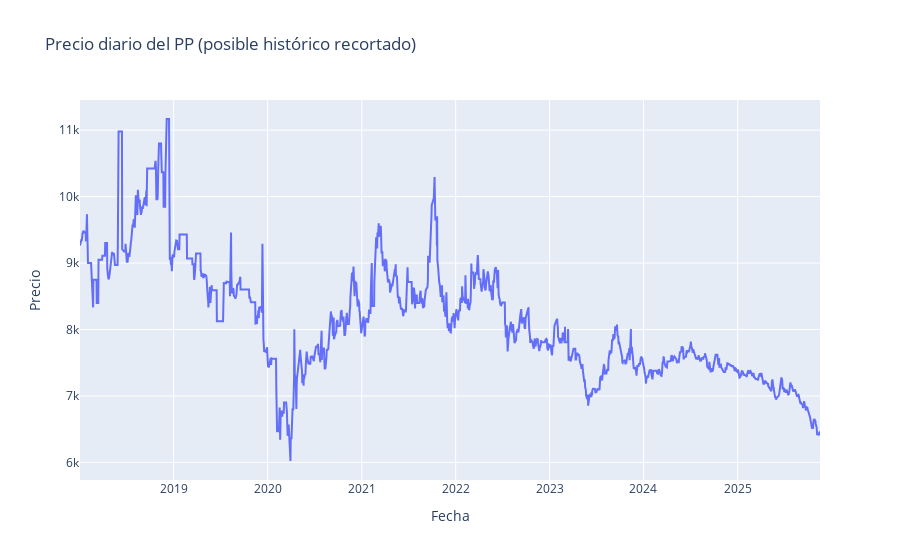
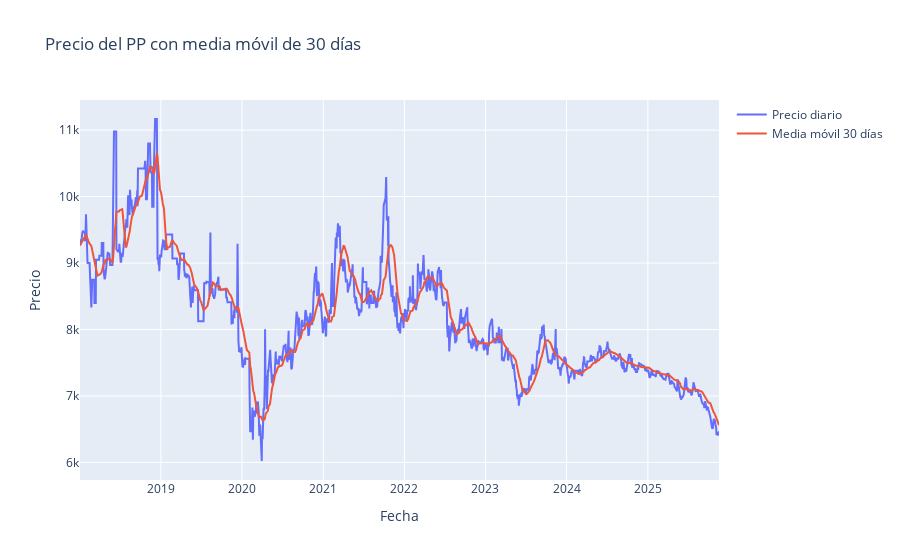
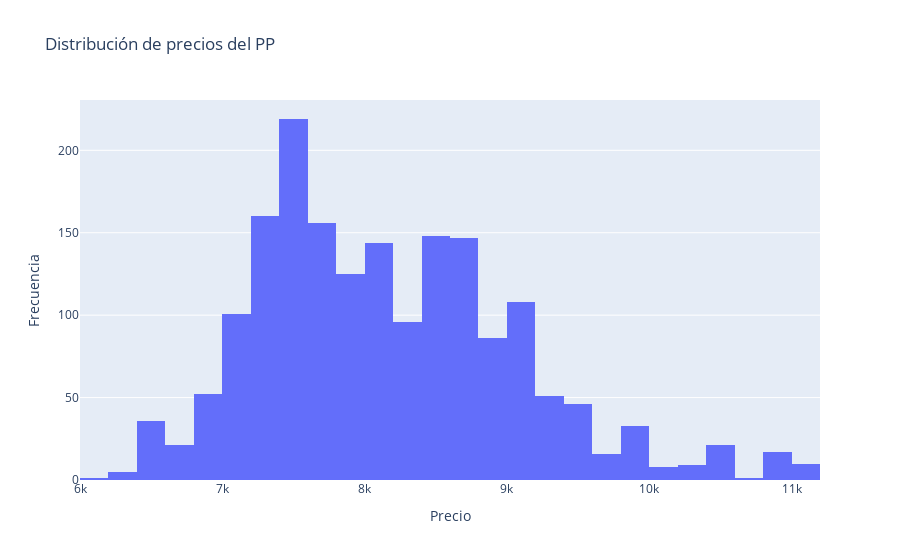

The notebook cell saved with these charts, in order:
### Code cell
# Agregar media móvil de 30 días
df["MA_30"] = df["Price"].rolling(window=30, min_periods=1).mean()

# 1) Precio vs tiempo (recortado)
fig = go.Figure()
fig.add_trace(go.Scatter(
    x=df["Date"], y=df["Price"],
    mode="lines", name="Precio diario"
))
fig.update_layout(
    title="Precio diario del PP (posible histórico recortado)",
    xaxis_title="Fecha",
    yaxis_title="Precio"
)
fig.show()

# 2) Precio + media móvil 30 días
fig = go.Figure()
fig.add_trace(go.Scatter(
    x=df["Date"], y=df["Price"],
    mode="lines", name="Precio diario"
))
fig.add_trace(go.Scatter(
    x=df["Date"], y=df["MA_30"],
    mode="lines", name="Media móvil 30 días"
))
fig.update_layout(
    title="Precio del PP con media móvil de 30 días",
    xaxis_title="Fecha",
    yaxis_title="Precio"
)
fig.show()

# 3) Histograma de precios
fig = px.histogram(
    df,
    x="Price",
    nbins=30,
    title="Distribución de precios del PP"
)
fig.update_xaxes(title="Precio")
fig.update_yaxes(title="Frecuencia")
fig.show()

### Figure 1 — Plotly figure (JSON) as saved in the notebook; plotly's stock layout.template omitted (floating-point values rounded to 4 significant figures; data arrays with more than 128 entries replaced by an {"elided": "..."} marker saying what was removed)
{"data": [{"mode": "lines", "name": "Precio diario", "type": "scatter", "x": {"elided": "1817 str values"}, "y": {"elided": "1817 float values"}}], "layout": {"title": {"text": "Precio diario del PP (posible histórico recortado)"}, "xaxis": {"title": {"text": "Fecha"}}, "yaxis": {"title": {"text": "Precio"}}}}

### Figure 2 — Plotly figure (JSON) as saved in the notebook; plotly's stock layout.template omitted (floating-point values rounded to 4 significant figures; data arrays with more than 128 entries replaced by an {"elided": "..."} marker saying what was removed)
{"data": [{"mode": "lines", "name": "Precio diario", "type": "scatter", "x": {"elided": "1817 str values"}, "y": {"elided": "1817 float values"}}, {"mode": "lines", "name": "Media móvil 30 días", "type": "scatter", "x": {"elided": "1817 str values"}, "y": {"elided": "1817 float values"}}], "layout": {"title": {"text": "Precio del PP con media móvil de 30 días"}, "xaxis": {"title": {"text": "Fecha"}}, "yaxis": {"title": {"text": "Precio"}}}}

### Figure 3 — Plotly figure (JSON) as saved in the notebook; plotly's stock layout.template omitted (floating-point values rounded to 4 significant figures; data arrays with more than 128 entries replaced by an {"elided": "..."} marker saying what was removed)
{"data": [{"bingroup": "x", "hovertemplate": "Price=%{x}<br>count=%{y}<extra></extra>", "legendgroup": "", "marker": {"color": "#636efa", "pattern": {"shape": ""}}, "name": "", "nbinsx": 30, "orientation": "v", "showlegend": false, "type": "histogram", "x": {"elided": "1817 float values"}, "xaxis": "x", "yaxis": "y"}], "layout": {"barmode": "relative", "legend": {"tracegroupgap": 0}, "title": {"text": "Distribución de precios del PP"}, "xaxis": {"anchor": "y", "domain": [0, 1], "title": {"text": "Precio"}}, "yaxis": {"anchor": "x", "domain": [0, 1], "title": {"text": "Frecuencia"}}}}
